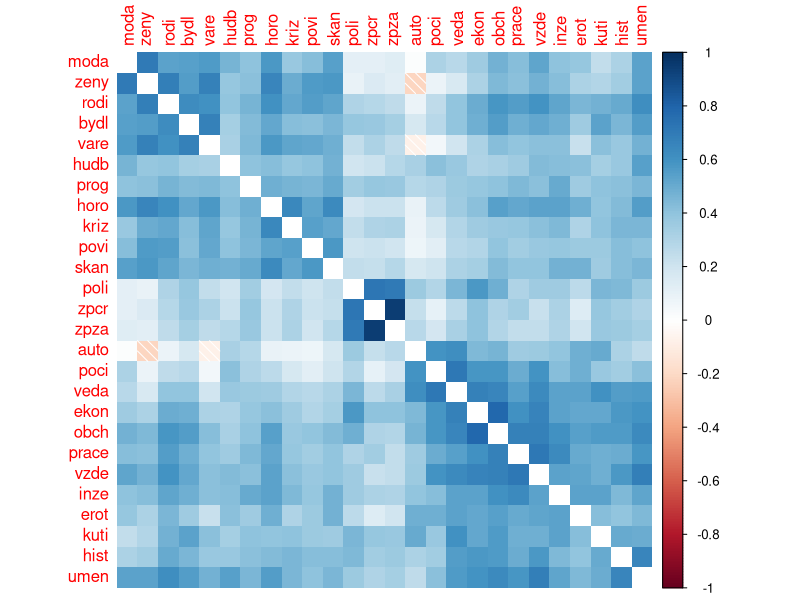

Write R code to recreate this figure.
## ---- chunk 1
library(foreign) 
data = read.spss("du2_9.sav",to.data.frame=TRUE)
dim(data)
## ---- chunk 2
library("corrplot")
library("polycor")

korMatice <- hetcor(data)$correlations
corrplot(korMatice, order = "hclust", method = "shade", diag = F)
## ---- chunk 3
fa <- factanal(covmat = korMatice, factors = 3, rotation = "varimax")
fa
## ---- chunk 4
faktor1 <- as.data.frame(t(names(which(fa$loadings[,1] >= 0.5))))
faktor2 <- as.data.frame(t(names(which(fa$loadings[,2] >= 0.5))))
faktor3 <- as.data.frame(t(names(which(fa$loadings[,3] >= 0.5))))
## ---- chunk 5
faktor1
## ---- chunk 6
faktor2
## ---- chunk 7
faktor3
